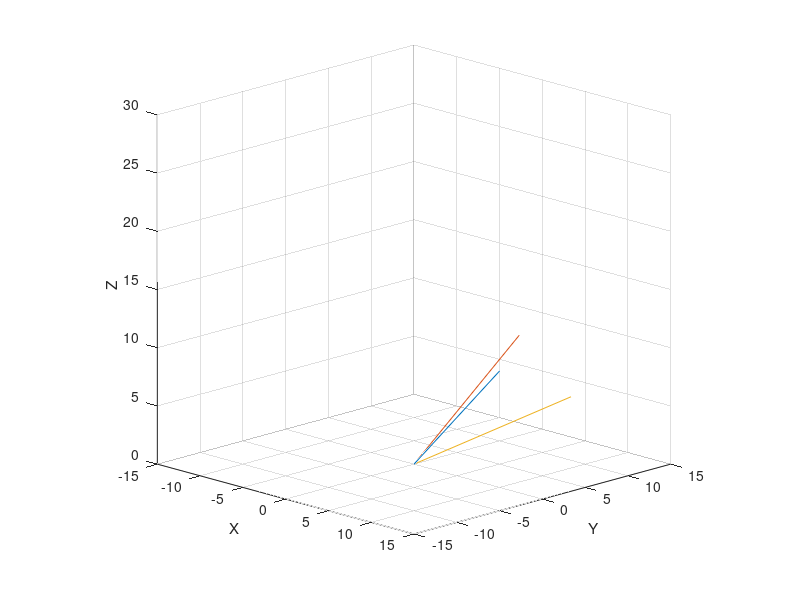

The MATLAB script that drew this image:
function [varargout] = rota3(varargin)

clc; close all; clear all;

if nargin == 2
	rot=varargin{1};
	azel=varargin{2};
	do2D=0; do3D=1;
elseif nargin == 1 
	rot=varargin{1};
	azel = [-60 25];
	do2D=0; do3D=1;
else
	rot = [10 0];
	rot1 = rot;
	azel = [-60 25];
	do2D=0; do3D=1;
	sz = [2.5e-3 2.5e-3 1.6 1.2];
end





%==================================================%
%					SETUP
%--------------------------------------------------%
GaSize = 5.1 / 2;	% Actin Size
fID = 1; % filament ID
% 13 possible rotational angles
Ovec = [0   27.6923   55.3846   83.0769  110.7692  138.4615  166.1538...
			193.8461  221.5384  249.2307  276.9230  304.6153  332.3076];


for fID = 1:5
act(fID).n = 270;
act(fID).ax = 70;
act(fID).ay = 20;
act(fID).az = 70;
act(fID).ox = 0;
act(fID).oy = 0;
act(fID).oz = 0;
act(fID).tx = 0;
act(fID).ty = 0;
act(fID).tz = 0;
act(fID).or = 0;
act(fID).ov = Ovec;
act(fID).r = act(fID).n * GaSize;
act(fID).Oxyz = {act(fID).ox, act(fID).oy, act(fID).oz};
act(fID).Txyz = {act(fID).tx, act(fID).ty, act(fID).tz};
act(fID).Amx = {zeros(2,3)};	% Angle Mx			{?,?,?; ?,?,?} 
act(fID).Rmx = {zeros(4,3)};	% Euler Rotation Mx	{x0,y0,z0; x1,y1,z1; x2,y2,z2; X3,Y3,Z3} 
end


%{
fN = numel(actin); % gives number of filaments
fID = 1;
act(fID).n(:)
act(fID).Amx{:}
act(fID).Amx{:}(1,1)

for fID = 1:fN
	act(fID).Amx
end
%}



%==================================================%
%					3D ROTATION
%--------------------------------------------------%
if do3D
%------------
% clc; close all; clear all;

phi = 70;			% Phi Z Rotation
tta = 20;			% Theta X Rotation
psy = 0;			% Psy Z Rotation



Oxyz1 = [0; 0; 0];		% Origin of current XY
Txyz1 = [10; 0; 10];	% Tip of current XY

Oxyz2 = Oxyz1;
Txyz2 = rotfun(Txyz1, phi, tta, psy);

Oxyz3 = Oxyz2;
Txyz3 = rotfun(Txyz2, phi, tta, psy);



Oxyz = [Oxyz1 Oxyz2 Oxyz3];
Txyz = [Txyz1 Txyz2 Txyz3];


for nfil = 1:numel(Oxyz(1,:))
OT(nfil).x = [Oxyz(1,nfil); Txyz(1,nfil)];
OT(nfil).y = [Oxyz(2,nfil); Txyz(2,nfil)];
OT(nfil).z = [Oxyz(3,nfil); Txyz(3,nfil)];
end

OTx = [OT(:).x];
OTy = [OT(:).y];
OTz = [OT(:).z];



for rlen = 1:numel(OTx(1,:))
flen(rlen) = sqrt(OTx(2,rlen)^2 + OTy(2,rlen)^2 + OTz(2,rlen)^2);
end


% keyboard

%----------------------------------------
%		FIGURE SETUP
%----------------------------------------
sz = [2.5e-3 2.5e-3 1.6 1.2];
Fh1 = FigSetup(1,sz);
%------------
figure(Fh1)
plot3(OTx,OTy,OTz)
axis([-15 15 -15 15 0 30])
xlabel('X');ylabel('Y');zlabel('Z');
grid on;


% figure(Fh1)
camP0 = campos;
camT0 = camtarget;

nfram = 50;
cxp = linspace(-10,25,nfram);
for cf = 1:nfram
    campos([cxp(cf),-25,25])
    drawnow
	pause(.03)
end


% figure(Fh1)
camP1 = campos;
camT1 = camtarget;



% camT = camT1+5;
camT = camT1;
cTx = 5;
cTy = -5;
cTz = 10;
nfram = 30;
cxt = fliplr(linspace(camT(1)-cTx,camT(1),nfram));
cyt = fliplr(linspace(camT(2)-cTy,camT(2),nfram));
czt = fliplr(linspace(camT(3)-cTz,camT(3),nfram));
cxt = [cxt fliplr(cxt)];
cyt = [cyt fliplr(cyt)];
czt = [czt fliplr(czt)];

for cf = 1:nfram*2
	camtarget([cxt(cf),cyt(cf),czt(cf)])
    drawnow
	pause(.02)
end


% figure(Fh1)
% campos(camP1)
% camtarget(camT1)

%----------------------------------------
end
%==================================================%




%==================================================%
%					2D ROTATION
%--------------------------------------------------%
if do2D
%------------
clc; close all; clear all;

Oxy = [0; 0];	% Origin of current XY
Txy = [10; 0];	% Tip of current XY
Tta = 70;		% Theta Angle

fR2dMx = @(xy,ang) ([cos(ang) -sin(ang); sin(ang) cos(ang)] * xy);
nOxy = fR2dMx(Oxy,Tta);
nTxy = fR2dMx(Txy,Tta);


xVals = [Oxy(1) nOxy(1); Txy(1) nTxy(1)];
yVals = [Oxy(2) nOxy(2); Txy(2) nTxy(2)];


%----------------------------------------
%		FIGURE SETUP
%----------------------------------------
sz = [2.5e-3 2.5e-3 1.6 1.2];
Fh1 = FigSetup(1,sz);
%------------
figure(Fh1)
plot(xVals,yVals)
xlabel('X');ylabel('Y');
grid on
%----------------------------------------

%------------
end
%==================================================%






Oxyz = Oxyz2;		% Origin of current XY
Txyz = Txyz2;		% Tip of current XY
varargout = {[Oxyz Txyz], flen};

end



%{

% fDPhi = @(xyz,phi) ([cos(phi) sin(phi) 0; -sin(phi) cos(phi) 0; 0 0 1] * xyz);
% fCTta = @(xyz,tta) ([1 0 0; 0 cos(tta) sin(tta); 0 -sin(tta) cos(tta)] * xyz);
% fBPsy = @(xyz,psy) ([cos(psy) sin(psy) 0; -sin(psy) cos(psy) 0; 0 0 1] * xyz);


theta = (Ovec-180)*pi/180;
r = 2*ones(size(theta));
[u,v] = pol2cart(theta,r);
feather(u,v);

OTx = {OT(:).x}
OTy = {OT(:).y}
OTz = {OT(:).z}

[OTx{1}(:)]
[OTx{:}]

OTx = [OT(:).x]

% for rlen = 1:numel(xp(:,1))
% flen(rlen) = sqrt(xp(rlen,2)^2 + yp(rlen,2)^2 + zp(rlen,2)^2);
% end
% disp(flen)


view([25 25])
campos([25,-25,25])

% for rotfig = 1:10
% 	figure(Fh1)
% 	view(azel+rot)
% 	rot = rot+rot1;
% 	pause(.3)
% end

% figure(Fh1)
% axis vis3d
% for i=1:36
%    % camorbit(10,0,'camera','z')
%    camorbit(10,0,'camera','z')
%    % pause(.2)
%    drawnow
% end


a11	= cos(psi)*cos(phi) - cos(theta)*sin(phi)*sin(psi)
a12	= cos(psi)*sin(phi) + cos(theta)*cos(phi)*sin(psi)
a13	= sin(psi)*sin(theta)
a21	= -sin(psi)*cos(phi) - cos(theta)*sin(phi)*cos(psi)
a22	= -sin(psi)*sin(phi) + cos(theta)*cos(phi)*cos(psi)
a23	= cos(psi)*sin(theta)
a31	= sin(theta)*sin(phi)
a32	= -sin(theta)*cos(phi)
a33	= cos(theta)

RxA = [1 0 0; 0 cos(a) sin(a); 0 -sin(a) cos(a)];
RyB = [cos(b) 0 -sin(b); 0 1 0; sin(b) 0 cos(b)];
RzG = [cos(g) sin(g) 0; -sin(g) cos(g) 0; 0 0 1];


RdPhi = [1			0			0;
		 0			cos(Phi)	sin(Phi);
		 0			-sin(Phi)	cos(Phi)]
	 
RcTta = [cos(Tta)	0			-sin(Tta); 
		 0			1			0; 
		 sin(Tta)	0			cos(Tta)]
	 
RbPsi = [cos(Psi)	sin(Psi)	0; 
		 -sin(Psi)	cos(Psi)	0; 
		 0			0			1]

RaMx  = [a11 a12 a13; 
		 a21 a22 a23; 
		 a31 a32 a33];


      |
      |
      |     /|
      |    / |
      | ? /  |
      |  /   |
      | /    |
      |/_____|_________
     /  \    |
    /     \  |
   /  ?     \|   
  /
 /
/

% radPdeg = unitsratio('radian', 'degrees')
% degPrad = unitsratio('degrees', 'radian')

% 2D Rotation Matrix
% R2dMx = [cos(Tta) -sin(Tta); sin(Tta) cos(Tta)];
% fR2dMx = @(ang) [cos(ang) -sin(ang); sin(ang) cos(ang)];
% fR2dMx(Tta)

r = vrrotvec([1 1 1],[1 2 3])

ax = 1
ay = 1
az = 1
t = 70

M = makehgtform('xrotate',t) 
M = makehgtform('yrotate',t) 
M = makehgtform('zrotate',t) 
M = makehgtform('axisrotate',[ax,ay,az],t) 

M = makehgtform('xrotate',t) returns a transform that rotates around the x-axis by t radians.
M = makehgtform('yrotate',t) returns a transform that rotates around the y-axis by t radians.
M = makehgtform('zrotate',t) returns a transform that rotates around the z-axis by t radians.
M = makehgtform('axisrotate',[ax,ay,az],t) Rotate around axis [ax ay az] by t radians.


? (or phi ? ?) alpha is the angle between the x axis and the N axis.
? (or theta ?) beta is the angle between the z axis and the Z axis.
? (or psi ?) gamma is the angle between the N axis and the X axis.

This definition implies that:

? represents a rotation around the z axis,
? represents a rotation around the N axis,
? represents a rotation around the Z axis.

for ? and ?, the range is defined modulo 2? radians. A valid range could be [??,??].
for ?, the range covers ? radians (but is not modulo ?)

? = atan2(z1, -z2)
? = arccos(Z3)
? = atan2(X3, Y3)

[x,y,z] = sph2cart(THETA,PHI,R)

xyzO = [0;
		0;
		0];

xyzT = [5;
		5;
		5];

xyzA = [45;
		20;
		70];

RxA = [1 0 0; 0 cos(a) sin(a); 0 -sin(a) cos(a)];
RyB = [cos(b) 0 -sin(b); 0 1 0; sin(b) 0 cos(b)];
RzG = [cos(g) sin(g) 0; -sin(g) cos(g) 0; 0 0 1];


% RdPhi = [1 0 0; 0 cos(Phi) sin(Phi); 0 -sin(Phi) cos(Phi)];
% RcTta = [cos(Tta) 0 -sin(Tta); 0 1 0; sin(Tta) 0 cos(Tta)];
% RbPsi = [cos(Psi) sin(Psi) 0; -sin(Psi) cos(Psi) 0; 0 0 1];

% RaMx  = [	a11 a12 a13 ; 
%			a21 a22 a23 ; 
%			a31 a32 a33 ];


% nO1 = fDPhi(Oxyz,zPhi)
% nO2 = fCTta(nO1,xTta)
% nO3 = fBPsy(nO2,zPsy)
% nT1 = fDPhi(Txyz,zPhi)
% nT2 = fCTta(nT1,xTta)
% nT3 = fBPsy(nT2,zPsy)

% nO4 = fDPhi(nO3,zPhi)
% nO5 = fCTta(nO4,xTta)
% nO6 = fBPsy(nO5,zPsy)
% nO6 = nT3;
% nT4 = fDPhi(nT3,zPhi)
% nT5 = fCTta(nT4,xTta)
% nT6 = fBPsy(nT5,zPsy)

% xp = [origin0 tip0; 
%       origin1 tip1]
% xp = [Oxyz(1) Txyz(1); nO3(1) nT3(1); nO6(1) nT6(1)];
% yp = [Oxyz(2) Txyz(2); nO3(2) nT3(2); nO6(2) nT6(2)];
% zp = [Oxyz(3) Txyz(3); nO3(3) nT3(3); nO6(3) nT6(3)];


% Set or get the value of the camera view angle
% camva
% to half or double the zoom use: camzoom(.5) or camzoom(2)
% camzoom(.5)

% vis3d
% campos([-10,-25,25])
% camzoom(.12)

%}



%==================================================%
%				ROTATION FUNCTION
%--------------------------------------------------%
function [fBPsy] = rotfun(xyz, phi, tta, psy)

fDPhi = ([cos(phi) sin(phi) 0; -sin(phi) cos(phi) 0; 0 0 1] * xyz);
fCTta = ([1 0 0; 0 cos(tta) sin(tta); 0 -sin(tta) cos(tta)] * fDPhi);
fBPsy = ([cos(psy) sin(psy) 0; -sin(psy) cos(psy) 0; 0 0 1] * fCTta);

end


%==================================================%
%				FIGURE SETUP FUNCTION
%--------------------------------------------------%
function [varargout] = FigSetup(varargin)

scsz = get(0,'ScreenSize');


if nargin == 1 
	Fnum=varargin{1};
	pos = scsz./[2.5e-3 2.5e-3 1.5 2];
elseif nargin == 2
	Fnum=varargin{1};
	pos=scsz./varargin{2};
else
	Fnum=1;
	pos = scsz./[2.5e-3 2.5e-3 1.5 2];
end

Fh = figure(Fnum);
set(gcf,'OuterPosition',pos,'Color',[.9,.9,.9])
varargout = {Fh};

end






















